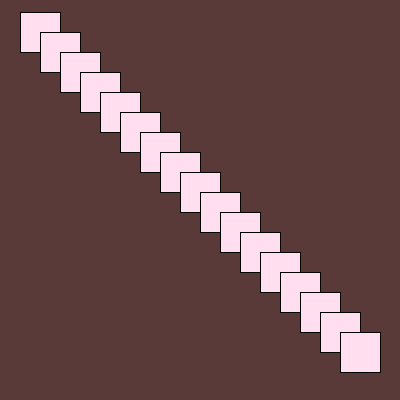
Frame 1 (no input)
Frame 60 (the mouse pressed at the canvas centre just before this capture): identical to frame 1, image omitted
Frame 120 (the mouse held since frame 60 and released just before this capture): identical to frame 1, image omitted

The Processing sketch that drew this single still picture (run headless with seeded random() and noise(); from frame 60 on, the mouse is pressed at the canvas centre):

// Processing sketch: processing_85657
// ── processing_85657.pde

void setup()
{
size(400,400);
background(#5A3939);
smooth();
}

/*void
void draw()
{ background(#5A3939);
  fill(62);
  triangle(mouseX, mouseY, mouseX, 10, 90, mouseY);
  
 fill(150);
 ellipse(11,mouseY,11,12);  
}
*/

void draw()
{int positionx;
positionx = 20;

int positiony;
positiony=12;

fill(#FFDEEF);

rect(positionx, positiony, 40, 40);
positionx = positionx+20;
positiony = positiony+20;
rect(positionx, positiony, 40, 40);
positionx = positionx+20;
positiony = positiony+20;
rect(positionx, positiony, 40, 40);
positionx = positionx+20;
positiony = positiony+20;
rect(positionx, positiony, 40, 40);
positionx = positionx+20;
positiony = positiony+20;
rect(positionx, positiony, 40, 40);
positionx = positionx+20;
positiony = positiony+20;
rect(positionx, positiony, 40, 40);
positionx = positionx+20;
positiony = positiony+20;
rect(positionx, positiony, 40, 40);
positionx = positionx+20;
positiony = positiony+20;
rect(positionx, positiony, 40, 40);
positionx = positionx+20;
positiony = positiony+20;
rect(positionx, positiony, 40, 40);
positionx = positionx+20;
positiony = positiony+20;
rect(positionx, positiony, 40, 40);
positionx = positionx+20;
positiony = positiony+20;
rect(positionx, positiony, 40, 40);
positionx = positionx+20;
positiony = positiony+20;
rect(positionx, positiony, 40, 40);
positionx = positionx+20;
positiony = positiony+20;
rect(positionx, positiony, 40, 40);
positionx = positionx+20;
positiony = positiony+20;
rect(positionx, positiony, 40, 40);
positionx = positionx+20;
positiony = positiony+20;
rect(positionx, positiony, 40, 40);
positionx = positionx+20;
positiony = positiony+20;
rect(positionx, positiony, 40, 40);
positionx = positionx+20;
positiony = positiony+20;
rect(positionx, positiony, 40, 40);
positionx = positionx+20;
positiony = positiony+20;


}
